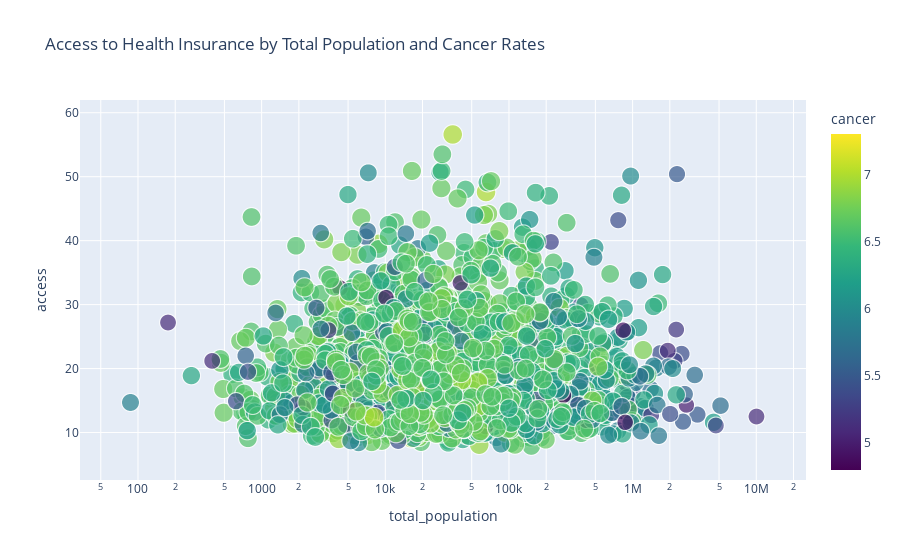

The notebook cell saved with this chart:
### Code cell
fig = px.scatter(cancer_prev, x = 'total_population', y = 'access',
	             size='cancer', color= "cancer", color_continuous_scale=px.colors.sequential.Viridis,
                 log_x=True, title = 'Access to Health Insurance by Total Population and Cancer Rates')
fig.show()

### Figure 1 — Plotly figure (JSON) as saved in the notebook; plotly's stock layout.template omitted (floating-point values rounded to 4 significant figures; data arrays with more than 128 entries replaced by an {"elided": "..."} marker saying what was removed)
{"data": [{"hovertemplate": "total_population=%{x}<br>access=%{y}<br>cancer=%{marker.color}<extra></extra>", "legendgroup": "", "marker": {"color": {"elided": "3121 float values"}, "coloraxis": "coloraxis", "size": {"elided": "3121 float values"}, "sizemode": "area", "sizeref": 0.01825, "symbol": "circle"}, "mode": "markers", "name": "", "showlegend": false, "type": "scattergl", "x": {"elided": "3121 int values"}, "xaxis": "x", "y": {"elided": "3121 float values"}, "yaxis": "y"}], "layout": {"coloraxis": {"colorbar": {"title": {"text": "cancer"}}, "colorscale": [[0, "#440154"], [0.1111, "#482878"], [0.2222, "#3e4989"], [0.3333, "#31688e"], [0.4444, "#26828e"], [0.5556, "#1f9e89"], [0.6667, "#35b779"], [0.7778, "#6ece58"], [0.8889, "#b5de2b"], [1, "#fde725"]]}, "legend": {"itemsizing": "constant", "tracegroupgap": 0}, "title": {"text": "Access to Health Insurance by Total Population and Cancer Rates"}, "xaxis": {"anchor": "y", "domain": [0, 1], "title": {"text": "total_population"}, "type": "log"}, "yaxis": {"anchor": "x", "domain": [0, 1], "title": {"text": "access"}}}}
